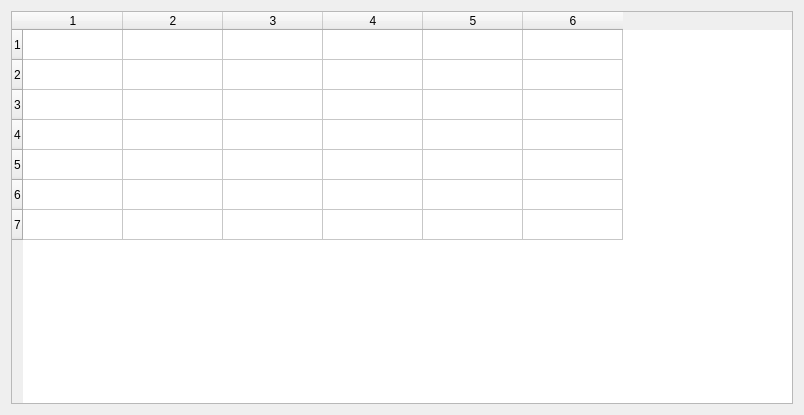
<?xml version="1.0" encoding="UTF-8"?>
<ui version="4.0">
 <class>Form</class>
 <widget class="QWidget" name="Form">
  <property name="geometry">
   <rect>
    <x>0</x>
    <y>0</y>
    <width>804</width>
    <height>415</height>
   </rect>
  </property>
  <property name="windowTitle">
   <string>Form</string>
  </property>
  <layout class="QGridLayout" name="gridLayout">
   <item row="0" column="0">
    <widget class="QTableWidget" name="studentTable">
     <property name="contextMenuPolicy">
      <enum>Qt::NoContextMenu</enum>
     </property>
     <property name="frameShape">
      <enum>QFrame::StyledPanel</enum>
     </property>
     <property name="frameShadow">
      <enum>QFrame::Sunken</enum>
     </property>
     <property name="verticalScrollBarPolicy">
      <enum>Qt::ScrollBarAlwaysOff</enum>
     </property>
     <property name="horizontalScrollBarPolicy">
      <enum>Qt::ScrollBarAlwaysOff</enum>
     </property>
     <property name="sizeAdjustPolicy">
      <enum>QAbstractScrollArea::AdjustIgnored</enum>
     </property>
     <property name="autoScroll">
      <bool>false</bool>
     </property>
     <property name="editTriggers">
      <set>QAbstractItemView::NoEditTriggers</set>
     </property>
     <property name="tabKeyNavigation">
      <bool>false</bool>
     </property>
     <property name="dragEnabled">
      <bool>true</bool>
     </property>
     <property name="dragDropOverwriteMode">
      <bool>false</bool>
     </property>
     <property name="dragDropMode">
      <enum>QAbstractItemView::InternalMove</enum>
     </property>
     <property name="defaultDropAction">
      <enum>Qt::TargetMoveAction</enum>
     </property>
     <property name="selectionMode">
      <enum>QAbstractItemView::SingleSelection</enum>
     </property>
     <property name="textElideMode">
      <enum>Qt::ElideMiddle</enum>
     </property>
     <property name="showGrid">
      <bool>true</bool>
     </property>
     <property name="rowCount">
      <number>7</number>
     </property>
     <property name="columnCount">
      <number>6</number>
     </property>
     <attribute name="horizontalHeaderVisible">
      <bool>true</bool>
     </attribute>
     <attribute name="horizontalHeaderCascadingSectionResizes">
      <bool>false</bool>
     </attribute>
     <attribute name="horizontalHeaderShowSortIndicator" stdset="0">
      <bool>false</bool>
     </attribute>
     <attribute name="horizontalHeaderStretchLastSection">
      <bool>false</bool>
     </attribute>
     <row/>
     <row/>
     <row/>
     <row/>
     <row/>
     <row/>
     <row/>
     <column/>
     <column/>
     <column/>
     <column/>
     <column/>
     <column/>
    </widget>
   </item>
  </layout>
 </widget>
 <resources/>
 <connections/>
</ui>
